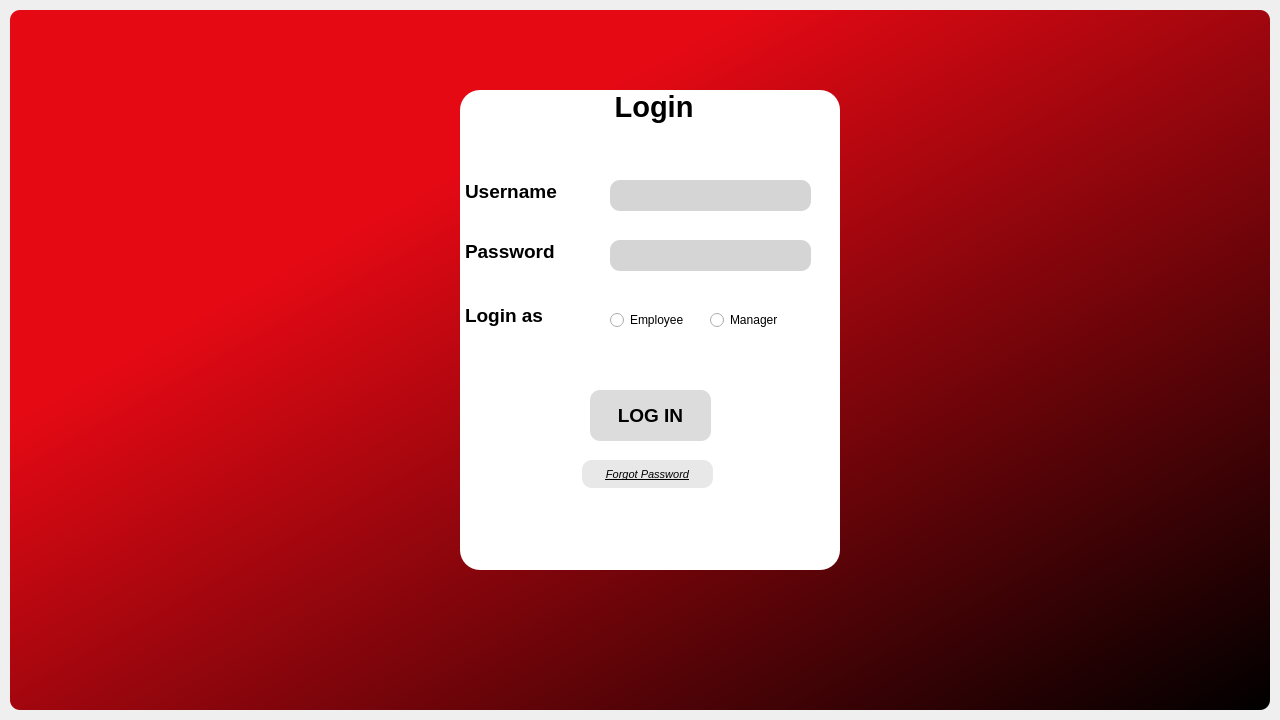
<?xml version="1.0" encoding="UTF-8"?>
<ui version="4.0">
 <class>MainWindow</class>
 <widget class="QMainWindow" name="MainWindow">
  <property name="geometry">
   <rect>
    <x>0</x>
    <y>0</y>
    <width>1280</width>
    <height>720</height>
   </rect>
  </property>
  <property name="windowTitle">
   <string>MainWindow</string>
  </property>
  <widget class="QWidget" name="centralwidget">
   <layout class="QVBoxLayout" name="verticalLayout">
    <property name="spacing">
     <number>0</number>
    </property>
    <property name="leftMargin">
     <number>10</number>
    </property>
    <property name="topMargin">
     <number>10</number>
    </property>
    <property name="rightMargin">
     <number>10</number>
    </property>
    <property name="bottomMargin">
     <number>10</number>
    </property>
    <item>
     <widget class="QFrame" name="frame">
      <property name="styleSheet">
       <string notr="true">background-color: qlineargradient(spread:pad, x1:0.28866, y1:0.295, x2:1, y2:1, stop:0 rgba(229, 9, 20, 255), stop:1 rgba(0, 0, 0, 255));
border-radius: 10px;</string>
      </property>
      <property name="frameShape">
       <enum>QFrame::StyledPanel</enum>
      </property>
      <property name="frameShadow">
       <enum>QFrame::Raised</enum>
      </property>
      <widget class="QLabel" name="label">
       <property name="geometry">
        <rect>
         <x>450</x>
         <y>80</y>
         <width>380</width>
         <height>480</height>
        </rect>
       </property>
       <property name="font">
        <font>
         <family>MS Sans Serif</family>
         <pointsize>22</pointsize>
         <weight>75</weight>
         <bold>true</bold>
        </font>
       </property>
       <property name="styleSheet">
        <string notr="true">background-color: rgb(255, 255, 255);
border-radius: 20px;</string>
       </property>
       <property name="text">
        <string> Login</string>
       </property>
       <property name="scaledContents">
        <bool>true</bool>
       </property>
       <property name="alignment">
        <set>Qt::AlignHCenter|Qt::AlignTop</set>
       </property>
      </widget>
      <widget class="QLabel" name="label_2">
       <property name="geometry">
        <rect>
         <x>455</x>
         <y>170</y>
         <width>141</width>
         <height>31</height>
        </rect>
       </property>
       <property name="font">
        <font>
         <family>MS Sans Serif</family>
         <pointsize>14</pointsize>
         <weight>75</weight>
         <bold>true</bold>
        </font>
       </property>
       <property name="styleSheet">
        <string notr="true">background-color: rgb(255, 255, 255);</string>
       </property>
       <property name="text">
        <string>Username</string>
       </property>
       <property name="alignment">
        <set>Qt::AlignLeading|Qt::AlignLeft|Qt::AlignTop</set>
       </property>
      </widget>
      <widget class="QTextEdit" name="textEdit">
       <property name="geometry">
        <rect>
         <x>600</x>
         <y>170</y>
         <width>201</width>
         <height>31</height>
        </rect>
       </property>
       <property name="styleSheet">
        <string notr="true">background-color: rgb(213, 213, 213);
border-style: outset;</string>
       </property>
       <property name="frameShape">
        <enum>QFrame::StyledPanel</enum>
       </property>
       <property name="frameShadow">
        <enum>QFrame::Sunken</enum>
       </property>
      </widget>
      <widget class="QLabel" name="label_4">
       <property name="geometry">
        <rect>
         <x>455</x>
         <y>230</y>
         <width>141</width>
         <height>31</height>
        </rect>
       </property>
       <property name="font">
        <font>
         <family>MS Sans Serif</family>
         <pointsize>14</pointsize>
         <weight>75</weight>
         <bold>true</bold>
        </font>
       </property>
       <property name="styleSheet">
        <string notr="true">background-color: rgb(255, 255, 255);</string>
       </property>
       <property name="text">
        <string>Password</string>
       </property>
       <property name="alignment">
        <set>Qt::AlignLeading|Qt::AlignLeft|Qt::AlignTop</set>
       </property>
      </widget>
      <widget class="QTextEdit" name="textEdit_2">
       <property name="geometry">
        <rect>
         <x>600</x>
         <y>230</y>
         <width>201</width>
         <height>31</height>
        </rect>
       </property>
       <property name="styleSheet">
        <string notr="true">background-color: rgb(213, 213, 213);
border-style: outset;</string>
       </property>
       <property name="frameShape">
        <enum>QFrame::StyledPanel</enum>
       </property>
       <property name="frameShadow">
        <enum>QFrame::Sunken</enum>
       </property>
      </widget>
      <widget class="QRadioButton" name="radioButton">
       <property name="geometry">
        <rect>
         <x>600</x>
         <y>300</y>
         <width>81</width>
         <height>20</height>
        </rect>
       </property>
       <property name="styleSheet">
        <string notr="true">background-color: rgb(255, 255, 255);</string>
       </property>
       <property name="text">
        <string>Employee</string>
       </property>
      </widget>
      <widget class="QRadioButton" name="radioButton_2">
       <property name="geometry">
        <rect>
         <x>700</x>
         <y>300</y>
         <width>95</width>
         <height>20</height>
        </rect>
       </property>
       <property name="styleSheet">
        <string notr="true">background-color: rgb(255, 255, 255);</string>
       </property>
       <property name="text">
        <string>Manager</string>
       </property>
      </widget>
      <widget class="QLabel" name="label_3">
       <property name="geometry">
        <rect>
         <x>455</x>
         <y>290</y>
         <width>141</width>
         <height>31</height>
        </rect>
       </property>
       <property name="font">
        <font>
         <family>MS Sans Serif</family>
         <pointsize>14</pointsize>
         <weight>75</weight>
         <bold>true</bold>
        </font>
       </property>
       <property name="styleSheet">
        <string notr="true">background-color: rgb(255, 255, 255);</string>
       </property>
       <property name="text">
        <string>Login as</string>
       </property>
       <property name="alignment">
        <set>Qt::AlignLeading|Qt::AlignLeft|Qt::AlignVCenter</set>
       </property>
      </widget>
      <widget class="QPushButton" name="pushButton">
       <property name="geometry">
        <rect>
         <x>580</x>
         <y>380</y>
         <width>121</width>
         <height>51</height>
        </rect>
       </property>
       <property name="font">
        <font>
         <family>MS Sans Serif</family>
         <pointsize>14</pointsize>
         <weight>75</weight>
         <bold>true</bold>
        </font>
       </property>
       <property name="styleSheet">
        <string notr="true">background-color: rgb(220, 220, 220);</string>
       </property>
       <property name="text">
        <string>LOG IN</string>
       </property>
      </widget>
      <widget class="QPushButton" name="pushButton_2">
       <property name="geometry">
        <rect>
         <x>572</x>
         <y>450</y>
         <width>131</width>
         <height>28</height>
        </rect>
       </property>
       <property name="font">
        <font>
         <family>MS Sans Serif</family>
         <pointsize>8</pointsize>
         <italic>true</italic>
         <underline>true</underline>
        </font>
       </property>
       <property name="styleSheet">
        <string notr="true">background-color: rgb(232, 232, 232);</string>
       </property>
       <property name="text">
        <string>Forgot Password</string>
       </property>
      </widget>
     </widget>
    </item>
   </layout>
  </widget>
 </widget>
 <resources/>
 <connections/>
</ui>
